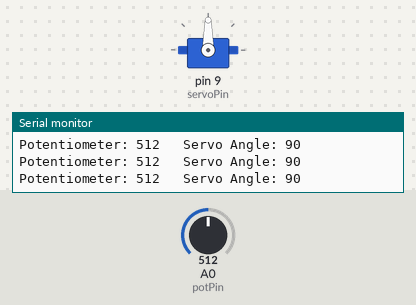
Bench run of a sketch on a simulated Arduino Uno, built with avr-gcc and run on an emulated ATmega328P. Shown: servo, the last lines printed to the serial monitor. The test bench sets the inputs (shaded band); at power-on: A0 (potPin) = 512.

Above: at 1.2 s.
1.3 s: A0 (potPin) set to 60
At 2.0 s:
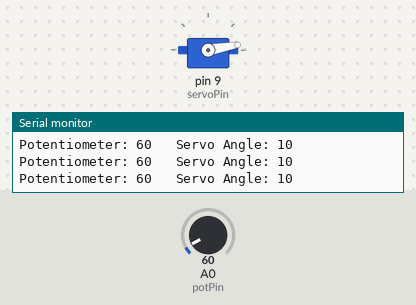
2.8 s: A0 (potPin) set to 53
At 3.1 s:
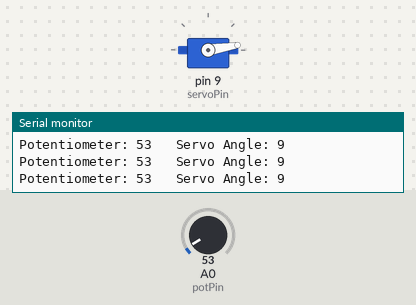
5.8 s: A0 (potPin) set to 993
At 6.5 s:
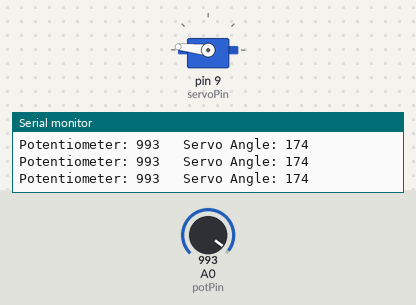
7.3 s: A0 (potPin) set to 1014
At 7.8 s:
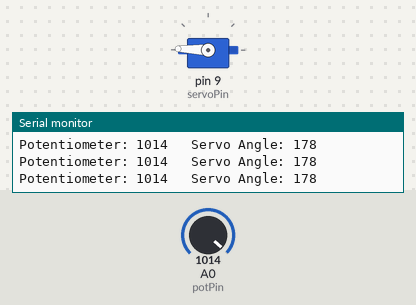
10.3 s: A0 (potPin) set to 900
At 11.0 s:
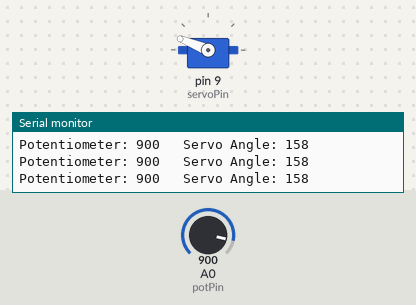
11.8 s: A0 (potPin) set to 1023
At 12.2 s:
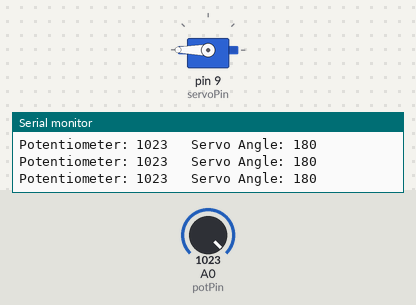
Timing chart, 0 to 14.3 s (numbered marks = the images above; inputs shaded):
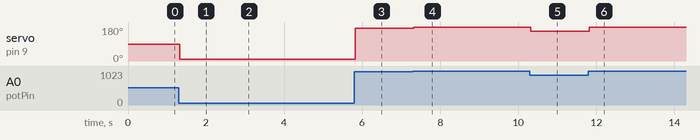

The sketch:

potentiometer_servo.ino
```cpp
#include <Servo.h>

Servo myServo;
int potPin = A0;
int servoPin = 9;

void setup()
{
  myServo.attach(servoPin);
  Serial.begin(9600);
}

void loop()
{
  int potValue = analogRead(potPin);
  int angle = map(potValue, 0, 1023, 0, 180);
  myServo.write(angle);

  Serial.print("Potentiometer: ");
  Serial.print(potValue);
  Serial.print("   Servo Angle: ");
  Serial.println(angle);

  delay(15);
}
```

Measured:
- after the input at 1.3 s, servo on pin 9 (servoPin): 90° → 10° at once
- after the input at 2.8 s, servo on pin 9 (servoPin): 10° → 9° at once
- after the input at 5.8 s, servo on pin 9 (servoPin): 9° → 174° at once
- after the input at 7.3 s, servo on pin 9 (servoPin): 174° → 178° at once
- after the input at 10.3 s, servo on pin 9 (servoPin): 178° → 158° at once
- after the input at 11.8 s, servo on pin 9 (servoPin): 158° → 180° at once
